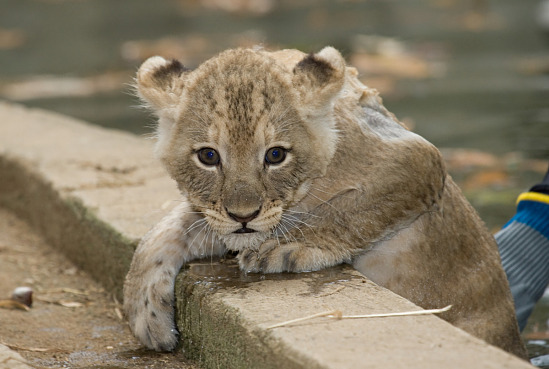
#> input picture Week_3/lion.jpg, 549 x 369 px, found by its file name
$ jupyter execute 09-linear-brightness-and-contrast-adjustment.ipynb
#> lines starting #> are read from the running program, lines starting #| are printed output that depends on the picture
## Adjusting Brightness and Contrast (Using Linear Functions)

In the previous notebook, you learned how **mathematical operations on images** can affect brightness, and you saw how **adding or subtracting a constant value** changes the **brightness** of an image.

Now, in addition to brightness, we will also examine **contrast** and discuss the **limitations of linear methods**.

- **Brightness:** the overall lightness of an image; it can be adjusted by adding or subtracting a constant value to the pixels.
- **Contrast:** the difference between the darkest and brightest areas of an image; increasing contrast makes details more pronounced.

> You will see that **simple linear methods** for adjusting brightness and contrast can sometimes lead to **loss of information in very dark or very bright areas** of the image.

$$g(x) = \alpha f(x) + \beta$$
$$\alpha > 0$$

The parameters α and β are often called the gain and bias parameters.
sometimes these parameters are said to control contrast and brightness respectively.

### do it with `convertScaleAbs()` function

[cell 1]
import cv2
import numpy as np
import matplotlib.pyplot as plt

# Read the input image
image = cv2.imread("C:/Users/sudob/OneDrive/Desktop/Week_3/lion.jpg")
#> image is the input picture: shape (369, 549, 3); mean B, G, R 101.2, 122.3, 133.4

# Create an empty image with the same shape and type
new_image = np.zeros(image.shape, image.dtype)

# Ask user for brightness and contrast values
alpha = float(input('* Enter the alpha value [0.1-3.0]: '))  # Contrast control
#> the answer given: 1
beta = int(input('* Enter the beta value [0-100]: '))        # Brightness control
#> the answer given: 3

# Apply linear transformation: new_image = alpha*image + beta
new_image = cv2.convertScaleAbs(image, alpha=alpha, beta=beta)

# Display original and adjusted images side by side
plt.figure(figsize=[15,5])
plt.subplot(121)
plt.imshow(image[..., ::-1])  # Convert BGR → RGB for matplotlib
plt.title("Original")
plt.subplot(122)
plt.imshow(new_image[..., ::-1])
plt.title("Output")
plt.show()
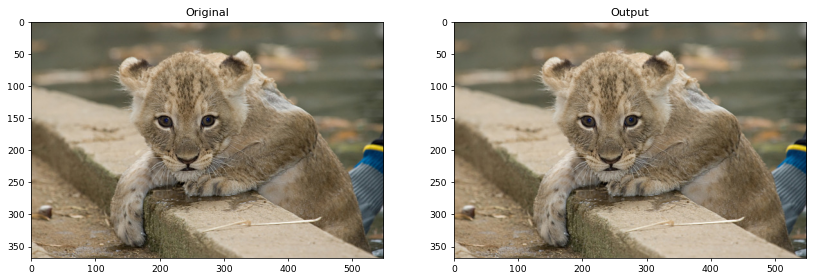
#> figure drawn by matplotlib, 2 panels

### Explanation

- **`alpha`**: contrast factor; values **> 1** increase contrast, values **< 1** decrease contrast.
- **`beta`**: brightness offset; adding a **positive number** brightens the image, while a **negative number** darkens it.
- **`cv2.convertScaleAbs()`**: applies the linear transformation
  $$
  \text{new\_image} = \alpha \cdot \text{image} + \beta
  $$
  and converts the result to 8-bit unsigned integers.
- **`image[..., ::-1]`**: converts OpenCV’s **BGR** format to **RGB** for correct display in Matplotlib.

> This is a simple **linear method** to adjust both brightness and contrast.

This operation can be applied to **each individual pixel** or to rows and columns of the image. Assuming **i** is the row index and **j** is the column index, the formula is:

$$
g(i,j) = \alpha \cdot f(i,j) + \beta
$$

$$\(f(i,j)\)$$ original pixel value at row i and column j

$$\(\alpha\)$$ contrast factor

$$\(\beta\)$$ brightness offset

$$\(g(i,j)\)$$ new pixel value after applying the transformation

[cell 2]
import cv2
import numpy as np
import matplotlib.pyplot as plt

image = cv2.imread("C:/Users/sudob/OneDrive/Desktop/Week_3/lion.jpg")

new_image2 = np.zeros(image.shape, image.dtype)

alpha = float(input('* Enter the alpha value [0.1-3.0]: '))
#> the answer given: 1
beta = int(input('* Enter the beta value [0-100]: '))
#> the answer given: 3

# Do the operation new_image(i,j) = alpha*image(i,j) + beta
# Instead of these 'for' loops we could have used simply:
# new_image = cv.convertScaleAbs(image, alpha=alpha, beta=beta)
# but we wanted to show you how to access the pixels :)
for y in range(image.shape[0]):
    for x in range(image.shape[1]):
        for c in range(image.shape[2]):
            new_image2[y,x,c] = np.clip(alpha*image[y,x,c] + beta, 0, 255)


plt.figure(figsize=[15,5])
plt.subplot(121);plt.imshow(image[...,::-1]);plt.title("Original");
plt.subplot(122);plt.imshow(new_image2[...,::-1]);plt.title("Output");

# Histogram analysis

[cell 3]
gray_image =  cv2.cvtColor(image, cv2.COLOR_BGR2GRAY)
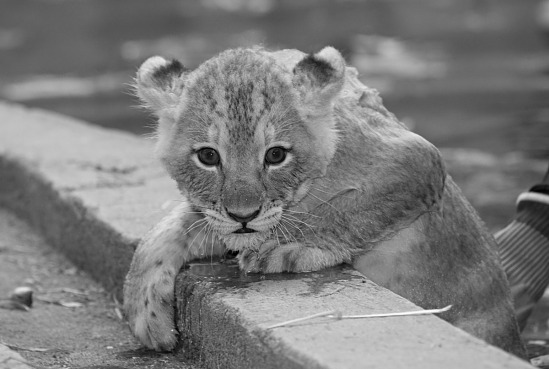
#> gray_image: shape (369, 549); min 0, max 255, mean 123.2
gray_new_image = cv2.cvtColor(new_image, cv2.COLOR_BGR2GRAY)
gray_new_image2 = cv2.cvtColor(new_image2, cv2.COLOR_BGR2GRAY)

[cell 4]
plt.figure(figsize=[15,5])
plt.subplot(131);plt.hist(gray_image.ravel(),256,[0,256]);plt.title("Original");
plt.subplot(132);plt.hist(gray_new_image.ravel(),256,[0,256]);plt.title("new_image");
plt.subplot(133);plt.hist(gray_new_image2.ravel(),256,[0,256]);plt.title("new_image2");
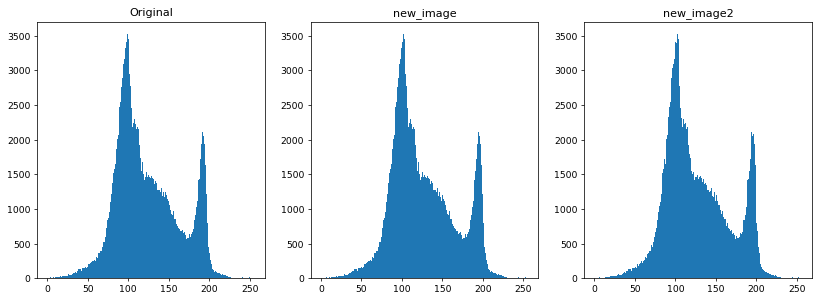
#> figure drawn by matplotlib, 3 panels; panel 1: tallest bar 3527 high, from x = 99 to 100; panel 2: tallest bar 3527 high, from x = 102 to 103; panel 3: tallest bar 3527 high, from x = 102 to 103

$ run again, with Week_3/bear.jpg copied over Week_3/lion.jpg
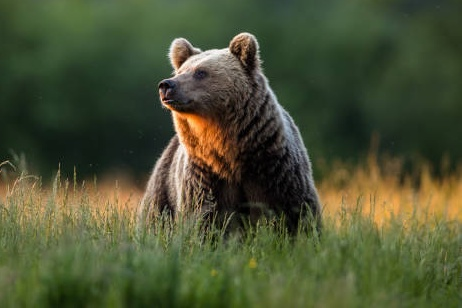
#> input picture Week_3/bear.jpg, 462 x 308 px, found by its file name
#> image is the input picture: shape (308, 462, 3); mean B, G, R 51.9, 82.1, 75.3
#> `gray_image =  cv2.cvtColor(image, cv2.COLOR_BGR2GRAY)`:
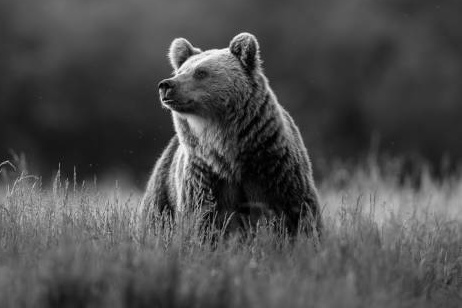
#> gray_image: shape (308, 462); min 0, max 254, mean 76.6
#> `[cell 4] plt.figure(figsize=[15,5]) plt.subplot(131);plt.hist(gray_ima..`:
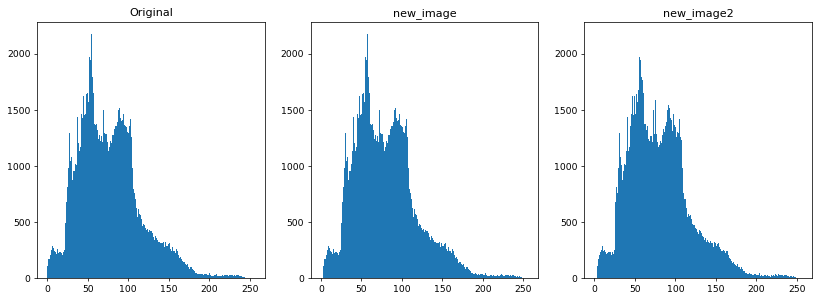
#> figure drawn by matplotlib, 3 panels; panel 1: tallest bar 2175 high, from x = 54 to 55; panel 2: tallest bar 2175 high, from x = 57 to 58; panel 3: tallest bar 2175 high, from x = 57 to 58

$ run again, with Week_3/images.jpg copied over Week_3/lion.jpg
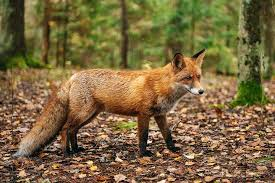
#> input picture Week_3/images.jpg, 275 x 183 px, found by its file name
#> image is the input picture: shape (183, 275, 3); mean B, G, R 64.2, 103.6, 123.1
#> `gray_image =  cv2.cvtColor(image, cv2.COLOR_BGR2GRAY)`:
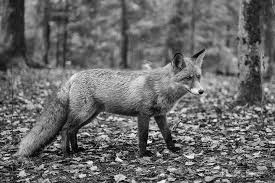
#> gray_image: shape (183, 275); min 0, max 251, mean 105
#> `[cell 4] plt.figure(figsize=[15,5]) plt.subplot(131);plt.hist(gray_ima..`:
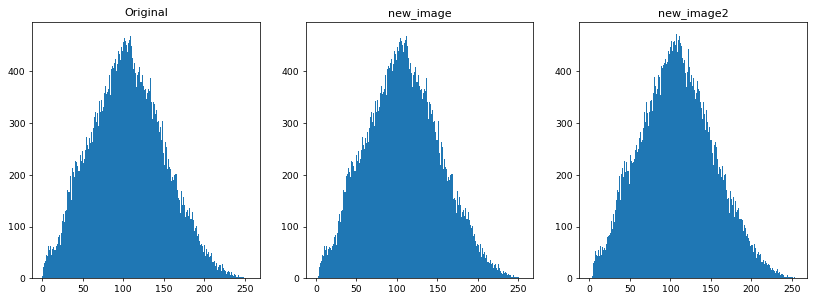
#> figure drawn by matplotlib, 3 panels; panel 1: tallest bar 472 high, from x = 104 to 105; panel 2: tallest bar 472 high, from x = 107 to 108; panel 3: tallest bar 472 high, from x = 107 to 108
